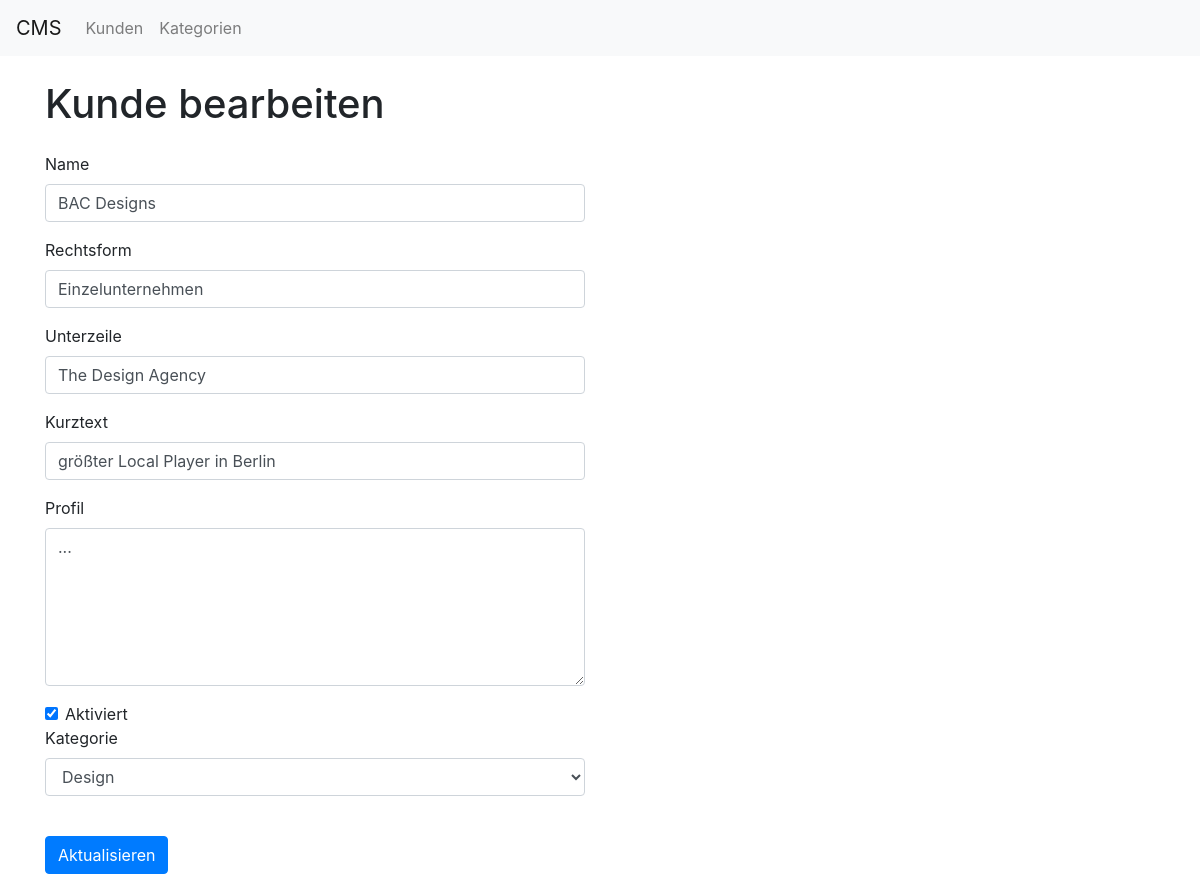
Page /kunden_edit.php?id=3 on the committed database.
### tables this page shows
CREATE TABLE IF NOT EXISTS `name` (
  `id` int(11) NOT NULL AUTO_INCREMENT,
  `name` varchar(60) DEFAULT NULL,
  `rechtsform` varchar(20) DEFAULT NULL,
  `unterzeile` varchar(60) DEFAULT NULL,
  `kurztext` varchar(60) DEFAULT NULL,
  `profil` text DEFAULT NULL,
  `status` tinyint(4) NOT NULL,
  `kategorie` int(11) DEFAULT NULL,
  PRIMARY KEY (`id`)
);

CREATE TABLE IF NOT EXISTS `category` (
  `id` int(11) NOT NULL AUTO_INCREMENT,
  `name` varchar(60) DEFAULT '0',
  PRIMARY KEY (`id`)
);

### src/kunden_edit.php (the view, shortened to what this page needs)
<?php
require 'include_database.php';
$sql = "SELECT * FROM name WHERE id=?";
$statement = $pdo->prepare($sql);
$statement->execute([$_GET['id']]);
$row = $statement->fetch(PDO::FETCH_ASSOC);
$results = $pdo->query('SELECT * FROM category');
?><!doctype html>
<html lang="en">
  <head>
    <?php require 'include_head.php'; ?>
  </head>
  <body>
    <?php require 'include_navigation.php'; ?>
    <div class="container mt-4">
        <div class="row">
            <div class="col-sm-6">
                <h1>Kunde bearbeiten</h1>
                <form class="mt-4" action="kunden_edit_thanks.php?id=<?php echo $row['id'] ?>" method="POST">
                    <div class="form-group">
                        <label for="name">Name</label>
                        <input type="text" class="form-control" name="name" id="name" placeholder="z. B. Politik" value="<?php echo $row['name']?>">
                    </div>
                    <div class="form-group">
                        <label for="short_text">Rechtsform</label>
                        <input type="text" class="form-control" name="rechtsform" id="rechtsform" placeholder="z. B. Politik" value="<?php echo $row['rechtsform']?>">
                    </div>
                    <div class="form-group">
                        <label for="short_text">Unterzeile</label>
                        <input type="text" class="form-control" name="unterzeile" id="unterzeile" placeholder="z. B. Politik" value="<?php echo $row['unterzeile']?>">
                    </div>
                    <div class="form-group">
                        <label for="short_text">Kurztext</label>
                        <input type="text" class="form-control" name="kurztext" id="kurztext" placeholder="z. B. Politik" value="<?php echo $row['kurztext']?>">
                    </div>
                    <div class="form-group">
                        <label for="text">Profil</label>
                        <textarea class="form-control" name="profil" id="profil" rows="6" placeholder="z. B. Dang ipsum dolor sizzle amet, shiz adipiscing elit."><?php echo $row['profil']?></textarea>
                    </div>
                    <div class="form-check">
                        <input class="form-check-input" type="checkbox" name="is_active" value="true" id="status"<?php if($row['status']==1) { ?>checked <?php } ?>>
                        <label class="form-check-label" for="status">
                            Aktiviert
                        </label>
                    </div>
                    <div class="form-group">
                        <label for="kategorie">Kategorie</label>
                        <select class="form-control" name="kategorie" id="kategorie" name="kategorie">
                            <?php foreach ($results as $rowCategory): ?>
                                <option <?php if($row['kategorie']==$rowCategory['id']) { ?>selected<?php } ?> value="<?php echo $rowCategory['id'] ?>"><?php echo $rowCategory['name'] ?></option>
                            <?php endforeach; ?>
                        </select>
                    </div>
                    <button type="submit" class="btn btn-primary mt-4">Aktualisieren</button>
                </form>
            </div>
        </div>
    </div>
  </body>
</html>

### rows in the picture
name: name "BAC Designs", rechtsform "Einzelunternehmen", unterzeile "The Design Agency", kurztext "größter Local Player in Berlin", profil "...", status "☑", kategorie "Design"
